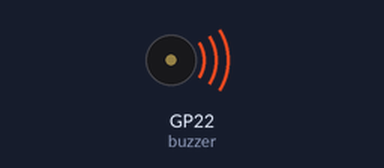
Recording of a program running on a simulated Raspberry Pi Pico running MicroPython. Parts: buzzer (waves = sounding). At 1.0 s the program stops and its outputs stay as they are.

Above: at 0.1 s.
At 1.1 s:
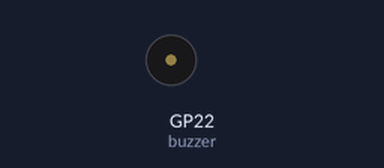
Timing chart, 0 to 2.5 s (numbered marks = the images above):
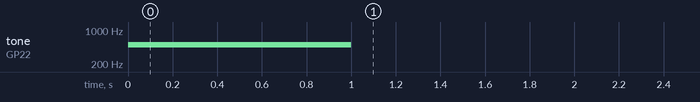

Measured:
- by itself, tone on GP22 (buzzer): silent → 500 Hz at 0.00 s, → silent 1.0 s later

The program:

03_buzzer.py
```python
from machine import Pin, PWM
import time
# GPIO 22번 핀에 부저를 PWM(Pulse Width Modulation) 모드로 설정합니다.
buzzer = PWM(Pin(22))
# 부저의 주파수를 500Hz로 설정합니다. 이것은 부저가 내는 소리의 톤을 결정합니다.
buzzer.freq(500)
# 부저의 듀티 사이클을 설정하여 소리를 활성화합니다. duty_u16 값은 0에서 65535 사이입니다.
buzzer.duty_u16(1000)
# 부저가 1초 동안 소리를 낸 후에 대기합니다.
time.sleep(1)
# 부저의 듀티 사이클을 0으로 설정하여 소리를 끕니다.
buzzer.duty_u16(0)
```
